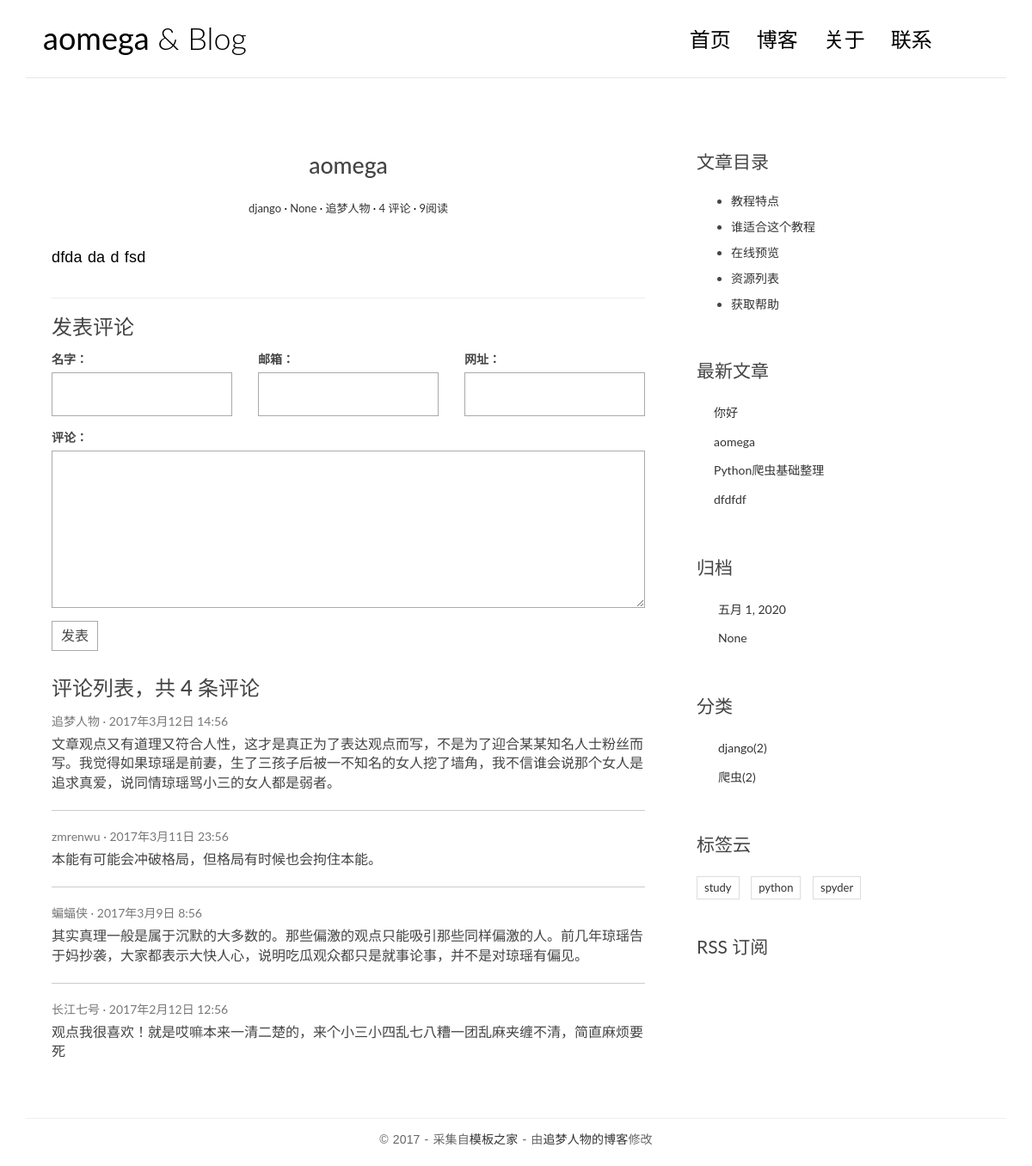
The app's page /post/1/ with its own data.
### blog/models.py (models this page shows, shortened)
class Post(models.Model):
    title = models.CharField(max_length=70)
    body = models.TextField()
    created_time = models.DateTimeField(auto_now=True)
    modified_time = models.DateTimeField(auto_now_add=True)
    excerpt = models.CharField(max_length=200, blank=True)
    views = models.PositiveIntegerField(default=0)
    category = models.ForeignKey(Category, on_delete=models.CASCADE)
    tags = models.ManyToManyField(Tag,blank=True)
    def get_absolute_url(self):
        return reverse('detail', kwargs={'id': self.id})
    def increase_views(self):
        self.views+=1
        self.save(update_fields=['views'])

class Category(models.Model):
    name = models.CharField(max_length=30)
    def __str__(self):
        return self.name

class Tag(models.Model):
    name = models.CharField(max_length=30)

### blog/views.py (the view)
# urls.py: url(r'^post/(?P<id>[0-9]+)/$', views.detail, name='detail'),
def detail(request,id):
    post = get_object_or_404(Post, id =id)
    post.body = markdown.markdown(post.body,
                                  extensions=['markdown.extensions.extra',
                                              'markdown.extensions.codehilite',
                                              'markdown.extensions.toc', ])
    post.increase_views()
    return render(request, 'blog/detail.html', context={'post': post})

### blog/templatetags/blog_tags.py (called while the page is built)
@register.simple_tag
def get_recent_posts(num=5):
    posts = Post.objects.all().order_by('-created_time')[:num]
    return posts

@register.simple_tag
def archives():
    return Post.objects.dates('created_time', 'month', order='DESC')

@register.simple_tag
def get_tags(): # 别忘了在顶部引入 Category 类
    return Tag.objects.all()

@register.simple_tag
def get_categories():
    return Category.objects.annotate(num_posts=Count('post')).filter(num_posts__gt=0)

### templates/blog/detail.html (shortened to what this page needs)
{% extends 'base.html' %}
{% block main %}
    <article class="post post-1">
                    <header class="entry-header">
                        <h1 class="entry-title">{{ post.title }}</h1>
                        <div class="entry-meta">
                            <span class="post-category"><a href="#">{{post.category}}</a></span>
                            <span class="post-date"><a href="#"><time class="entry-date"
                                                                      datetime="{{post.created_time}}">{{ post.created_time }}</time></a></span>
                            <span class="post-author"><a href="#">追梦人物</a></span>
                            <span class="comments-link"><a href="#">4 评论</a></span>
                            <span class="views-count"><a href="#">{{ post.views }}阅读</a></span>
                        </div>
                    </header>
                    <div class="entry-content clearfix">
                        {{ post.body| safe }}
                    </div>
                </article>
    <section class="comment-area" id="comment-area">
                    <hr>
                    <h3>发表评论</h3>
                    <form action="#" method="post" class="comment-form">
                        <div class="row">
                            <div class="col-md-4">
                                <label for="id_name">名字：</label>
                                <input type="text" id="id_name" name="name" required>
                            </div>
                            <div class="col-md-4">
                                <label for="id_email">邮箱：</label>
                                <input type="email" id="id_email" name="email" required>
                            </div>
                            <div class="col-md-4">
                                <label for="id_url">网址：</label>
                                <input type="text" id="id_url" name="url">
                            </div>
                            <div class="col-md-12">
                                <label for="id_comment">评论：</label>
                                <textarea name="comment" id="id_comment" required></textarea>
                                <button type="submit" class="comment-btn">发表</button>
                            </div>
                        </div>
                    </form>
                    <div class="comment-list-panel">
                        <h3>评论列表，共 <span>4</span> 条评论</h3>
                        <ul class="comment-list list-unstyled">
                            <li class="comment-item">
                                <span class="nickname">追梦人物</span>
                                <time class="submit-date" datetime="2012-11-09T23:15:57+00:00">2017年3月12日 14:56</time>
                                <div class="text">
                                    文章观点又有道理又符合人性，这才是真正为了表达观点而写，不是为了迎合某某知名人士粉丝而写。我觉得如果琼瑶是前妻，生了三孩子后被一不知名的女人挖了墙角，我不信谁会说那个女人是追求真爱，说同情琼瑶骂小三的女人都是弱者。
                                </div>
                            </li>
                            <li class="comment-item">
                                <span class="nickname">zmrenwu</span>
                                <time class="submit-date" datetime="2012-11-09T23:15:57+00:00">2017年3月11日 23:56</time>
                                <div class="text">
                                    本能有可能会冲破格局，但格局有时候也会拘住本能。
                                </div>
                            </li>
                            <li class="comment-item">
                                <span class="nickname">蝙蝠侠</span>
                                <time class="submit-date" datetime="2012-11-09T23:15:57+00:00">2017年3月9日 8:56</time>
                                <div class="text">
                                    其实真理一般是属于沉默的大多数的。那些偏激的观点只能吸引那些同样偏激的人。前几年琼瑶告于妈抄袭，大家都表示大快人心，说明吃瓜观众都只是就事论事，并不是对琼瑶有偏见。
                                </div>
                            </li>
                            <li class="comment-item">
                                <span class="nickname">长江七号</span>
                                <time class="submit-date" datetime="2012-11-09T23:15:57+00:00">2017年2月12日 12:56</time>
                                <div class="text">
                                    观点我很喜欢！就是哎嘛本来一清二楚的，来个小三小四乱七八糟一团乱麻夹缠不清，简直麻烦要死
                                </div>
                            </li>
                        </ul>
                    </div>
                </section>
{% endblock %}
{% block aside %}
    <div class="widget widget-content">
        <h3 class="widget-title">文章目录</h3>
        <ul>
                        <li>
                            <a href="#">教程特点</a>
                        </li>
                        <li>
                            <a href="#">谁适合这个教程</a>
                        </li>
                        <li>
                            <a href="#">在线预览</a>
                        </li>
                        <li>
                            <a href="#">资源列表</a>
                        </li>
                        <li>
                            <a href="#">获取帮助</a>
                        </li>
                    </ul>
    </div>
{% endblock %}

### templates/base.html (shortened to what this page needs)
{% load staticfiles %}
{% load blog_tags %}
<html>
<head>
    <link rel="stylesheet" href="/static/css/bootstrap.min.css">
    <link rel="stylesheet" href="http://code.ionicframework.com/ionicons/2.0.1/css/ionicons.min.css">
    <link rel="stylesheet" href="/static/css/pace.css">
    <link rel="stylesheet" href="/static/css/custom.css">
    <link rel="stylesheet" href="/static/css/highlights/colorful.css">
</head>
<body>
<div class="container">
    <header id="site-header">
        <div class="row">
            <div class="col-md-4 col-sm-5 col-xs-8">
                <div class="logo">
                    <h1><a href="{% url 'index' %}"><b>aomega</b> &amp; Blog</a></h1>
                </div>
            </div>
            <div class="col-md-8 col-sm-7 col-xs-4">
                <nav class="main-nav" role="navigation">
                    <div class="collapse navbar-collapse" id="bs-example-navbar-collapse-1">
                        <ul class="nav navbar-nav navbar-right">
                            <li class="cl-effect-11"><a href="{% url 'index' %}" data-hover="首页">首页</a></li>
                            <li class="cl-effect-11"><a href="{% url 'index' %}" data-hover="博客">博客</a></li>
                            <li class="cl-effect-11"><a href="about.html" data-hover="关于">关于</a></li>
                            <li class="cl-effect-11"><a href="contact.html" data-hover="联系">联系</a></li>
                        </ul>
                    </div>
                </nav>
            </div>
        </div>
    </header>
</div>
<div class="content-body">
    <div class="container">
        <div class="row">
            <main class="col-md-8">
                {% block main %}
                 {% endblock %}
            </main>
            <aside class="col-md-4">
                {% block aside %}
                 {% endblock %}
                <div class="widget widget-recent-posts">
                    <h3 class="widget-title">最新文章</h3>
                    {% get_recent_posts as recent_post_list %}
                    <ul>
                        {% for post in recent_post_list %}
                        <li>
                            <a href="{{ post.get_absolute_url }}">{{ post.title }}</a>
                        </li>
                        {% endfor %}
                    </ul>
                </div>
                <div class="widget widget-archives">
                    <h3 class="widget-title">归档</h3>
                    {% archives as recent_time_list %}
                    <ul>
                        {% for recent_time in recent_time_list %}
                        <li>
                            <a href=" /archives/{{ recent_time.year }}/{{ recent_time.month }}/">{{recent_time}}</a>
                        </li>
                        {% endfor %}
                    </ul>
                </div>
                <div class="widget widget-category">
                    <h3 class="widget-title">分类</h3>
                     {% get_categories as categories_list %}
                    <ul>
                        {% for category in categories_list %}
                        <li>
                            <a href="/category/{{ category.id }}">{{ category.name }}<span class="post-count">({{ category.num_posts }})</span></a>
                        </li>
                        {% endfor %}
                    </ul>
                </div>
                <div class="widget widget-tag-cloud">
                    <h3 class="widget-title">标签云</h3>
                    {% get_tags as tags_list %}
                    <ul>
                        {% for tag in tags_list %}
                        <li>
                            <a href="/tag/{{ tag.id }}">{{ tag.name }}</a>
                        </li>
                        {% endfor %}
                    </ul>
                </div>
                <div class="rss">
                    <a href=""> RSS 订阅</a>
                </div>
            </aside>
        </div>
    </div>
</div>
<footer id="site-footer">
    <div class="container">
        <div class="row">
            <div class="col-md-12">
                <p class="copyright">&copy 2017 - 采集自<a href="http://www.cssmoban.com/"
                                                        target="_blank" title="模板之家">模板之家</a>
                    - 由<a href="http://zmrenwu.com/" title="网页模板" target="_blank">追梦人物的博客</a>修改
                </p>
            </div>
        </div>
    </div>
</footer>
</body>
</html>

### static/css/custom.css (style rules this page uses)
* { outline: none; }
h1, h2, h3, h4, h5, h6 { margin-top: 0; }
b { font-weight: 400; }
a { color: #333; }
body { color: #444; font-family: 'Lato', sans-serif; }
p { font-family: 'Ubuntu', sans-serif; font-weight: 400; word-spacing: 1px; letter-spacing: 0.01em; }
#site-header { background-color: #FFF; padding: 25px 20px; margin-bottom: 40px; border-bottom: 1px solid #e7e7e7; }
.logo h1 a { color: #000; }
.logo h1 { margin: 0; font-family: 'Lato', sans-serif; font-weight: 300; }
.main-nav { margin-top: 11px; max-width: 95%; }
.main-nav a { color: #000000 !important; padding: 0 0 5px 0 !important; margin-right: 30px; font-family: 'Lato', sans-serif; font-weight: 300; font-size: 24px; }
.cl-effect-11 a { padding: 10px 0; color: #0972b4; text-shadow: none; }
.cl-effect-11 a::before { position: absolute; top: 0; left: 0; overflow: hidden; padding: 0 0 5px 0 !important; max-width: 0; border-bottom: 1px solid #000; color: #000; content: attr(data-hover); white-space: nowrap; -webkit-transition: max-width 0.5s; -moz-transition: max-width 0.5s; transition: max-width 0.5s; }
.content-body { padding-bottom: 4em; }
.post { background: #fff; padding: 30px 30px 0; }
.entry-title { text-align: center; font-size: 1.9em; margin-bottom: 20px; line-height: 1.6; padding: 10px 20px 0; }
.entry-meta { text-align: center; color: #DDDDDD; font-size: 13px; margin-bottom: 30px; }
.entry-content { font-size: 18px; line-height: 1.9; font-weight: 300; color: #000; }
.post-category::after, .post-date::after, .post-author::after, .comments-link::after { content: ' ·'; color: #000; }
.widget { background: #fff; padding: 30px 0 0; }
.widget-title { font-size: 1.5em; margin-bottom: 20px; line-height: 1.6; padding: 10px 0 0; font-weight: 400; }
.widget-recent-posts ul { padding: 0; margin: 0; padding-left: 20px; }
.widget-recent-posts ul li { list-style-type: none; position: relative; line-height: 170%; margin-bottom: 10px; }
.widget-recent-posts ul li::before { content: '\f3d3'; font-family: "Ionicons"; position: absolute; left: -17px; top: 3px; font-size: 16px; color: #000; }
.widget-archives ul { padding: 0; margin: 0; padding-left: 25px; }
.widget-archives ul li { list-style-type: none; position: relative; line-height: 170%; margin-bottom: 10px; }
.widget-archives ul li::before { content: '\f3f3'; font-family: "Ionicons"; position: absolute; left: -25px; top: 1px; font-size: 16px; color: #000; }
.widget-category ul { padding: 0; margin: 0; padding-left: 25px; }
.widget-category ul li { list-style-type: none; position: relative; line-height: 170%; margin-bottom: 10px; }
.widget-category ul li::before { content: '\f3fe'; font-family: "Ionicons"; position: absolute; left: -25px; top: 1px; font-size: 18px; color: #000; }
.widget-tag-cloud ul { padding: 0; margin: 0; margin-right: -10px; }
.widget-tag-cloud ul li { list-style-type: none; font-size: 13px; display: inline-block; margin-right: 10px; margin-bottom: 10px; padding: 3px 8px; border: 1px solid #ddd; }
.widget-content ul li { margin-bottom: 10px; }
.rss { font-size: 21px; margin-top: 30px; }
.rss a { color: #444; }
#site-footer { padding-top: 10px; padding: 0 0 1.5em 0; }
.copyright { text-align: center; padding-top: 1em; margin: 0; border-top: 1px solid #eee; color: #666; }
.contact-form input, .comment-form input { border: 1px solid #aaa; margin-bottom: 15px; width: 100%; padding: 15px 15px; font-size: 16px; line-height: 100%; transition: 0.4s border-color linear; }
.contact-form textarea, .comment-form textarea { border: 1px solid #aaa; margin-bottom: 15px; width: 100%; padding: 15px 15px; font-size: 16px; line-height: 20px !important; min-height: 183px; transition: 0.4s border-color linear; }
.comment-area { padding: 0 30px 0; }
.comment-form { margin-top: 15px; }
.comment-form .comment-btn { background-color: #fff; border: 1px solid #aaa; font-size: 16px; padding: 5px 10px; }
.comment-list-panel { margin-top: 30px; }
.comment-list { margin-top: 15px; }
.comment-item:not(:last-child) { border-bottom: 1px #ccc solid; margin-bottom: 20px; padding-bottom: 20px; }
.comment-item .nickname, .comment-item .submit-date { color: #777; font-size: 14px; }
.comment-item .nickname:after { content: ' ·'; }
.comment-item .text { padding-top: 5px; font-size: 16px; }

### records on screen
Post: title "aomega", category "django", created_time "None", views "9", body "dfda da d fsd"
Post: title "你好"
Post: title "Python爬虫基础整理"
Post: title "dfdfdf"
Category: name "django", num_posts "2"
Category: name "爬虫", num_posts "2"
Tag: name "study"
Tag: name "python"
Tag: name "spyder"

### other values on screen
{{ recent_time }} "五月 1, 2020" "None"
